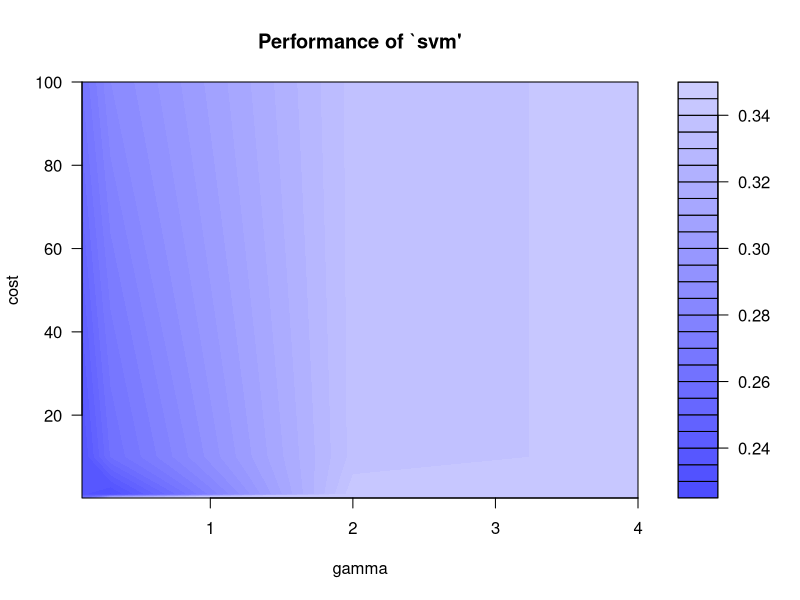

Recreate this plot in R.
# ML for classification (3rd method): Support Vector Machine (SVM)
# Note first and second methods are logistic regression and kNN
# Intuition: kind of like linear regression, but now we extend concept to hyperplane (for nonlinear SVM) to split the two categories, then we maximise distance between the closest data points

install.packages("e1071") # contains function svm()
install.packages("mlbench") # getting PimaIndiansDiabetes dataset
install.packages("dplyr") # for data preparation
install.packages("class")

library("e1071")
library("mlbench")
library("dplyr")
library("class")

data(PimaIndiansDiabetes, package="mlbench")

#1 Familiarising with dataset and data prep
pid = PimaIndiansDiabetes[complete.cases(PimaIndiansDiabetes),] # removing missing values
pid[,1:8] = sapply(pid[,1:8], as.numeric) # converting all variables to numerical ones
pid = pid%>%mutate(y=factor(ifelse(diabetes=="pos", 1,0)))%>% 
  select(1:8, y) #selecting predictors and Y for classification

#2 Train-test split
set.seed(100)
training.idx = sample(1: nrow(pid), size=nrow(pid)*0.8)
train.data = pid[training.idx, ]
test.data = pid[-training.idx, ]

#3(a) [Classification] Logistic Regression
mlogit = glm(y~pregnant+glucose+pressure+triceps+insulin+mass+pedigree+age, data = train.data, family = "binomial") # performing logistic regression
summary(mlogit)

Pred.p = predict(mlogit, newdata =test.data, type = "response") # probability of P(Y=1)
y_pred_num = ifelse(Pred.p > 0.5, 1, 0) # 0.5 as threshold value. If greater than 0.5, then event (Y=1) will happen
y_pred = factor(y_pred_num, levels=c(0, 1))
mean(y_pred ==test.data$y ) 
table(y_pred,test.data$y) #confusion matrix
# Observations: Logistic regression correctly classified patients with accuracy of 76%

#3(b) [Classification] kNN 
nor = function(x) { (x -min(x))/(max(x)-min(x)) } #normalising numeric variables
pid[,1:8] = sapply(pid[,1:8], nor)

set.seed(101)
knn1 = knn(train.data[,1:8], test.data[,1:8], cl=train.data$y, k=14)
mean(knn1 ==test.data$y)
table(knn1,test.data$y)
# Observations: When testing values of k = [2:25], it was found that the best value for k is 14. Accuracy for correct classification with 
# this k is 79%

#3(c) [Classification] SVM 
#3(c)(i) SVM (Linear)
m.svm = svm(y~pregnant+glucose+pressure+triceps+insulin+mass+pedigree+age, data = train.data, kernel = "linear")
summary(m.svm)
pred.svm = predict(m.svm, newdata=test.data[,1:8]) # predict new data in test set
table(pred.svm, test.data$y) # evaluate classification performance and check accuracy
mean(pred.svm ==test.data$y)
# Observations: SVM with linear kernel correctly classified patients with accuracy of 76%

#3(c)(ii) SVM (nonlinear - radial)
set.seed(123)
m.svm.tune = tune.svm(y~., data=train.data, kernel="radial", cost=10^(-1:2), gamma=c(.1,.3,2,4)) # tuning best parameters for nonlinear kernel function in SVM
# Note cost and gamma can be tuned to change accuracy of classification

summary(m.svm.tune)
plot(m.svm.tune) #visualize results of parameter tuning
# confusion matrix and accuracy
best.svm = m.svm.tune$best.model 
pred.svm.tune = predict(best.svm, newdata=test.data[,1:8])
table(pred.svm.tune, test.data$y)
mean(pred.svm.tune ==test.data$y)
# Observations: SVM with nonlinear kernel has classification accuracy of 77% after leaving cost as (10^-1: 10^-2), and changing gamma values to the above.

# In summary, the classification accuracy are as follows for each classification method
# Logistic Regression: 76%
# kNN (with best k value): 79%
# SVM (Linear Kernel): 76%
# SVM (Radial Kernel): 77%

# Furthermore, misclassification rates are as follows:
# Logistic Regression: (11+26)/(87+30+11+26) *100 = 24%
# kNN (with best k value): (8+25)/(90+31+25+8) *100 = 21%
# SVM (Linear Kernel): (13+24)/(85+32+24+13) *100 = 24%
# SVM (Radial Kernel): (11+33)/(87+23+11+33) *100 = 29%

# From this, we can see that kNN classification is the best option with the highest accuracy and lowest misclassification rate
# Logistic regression and SVM with linear kernel are equal in classification accuracy and misclassification
# SVM with radial kernel can be seen as the worse performing with the highest misclassification rate amongst the 4 methods, yet with only
# 1% better accuracy for classification


